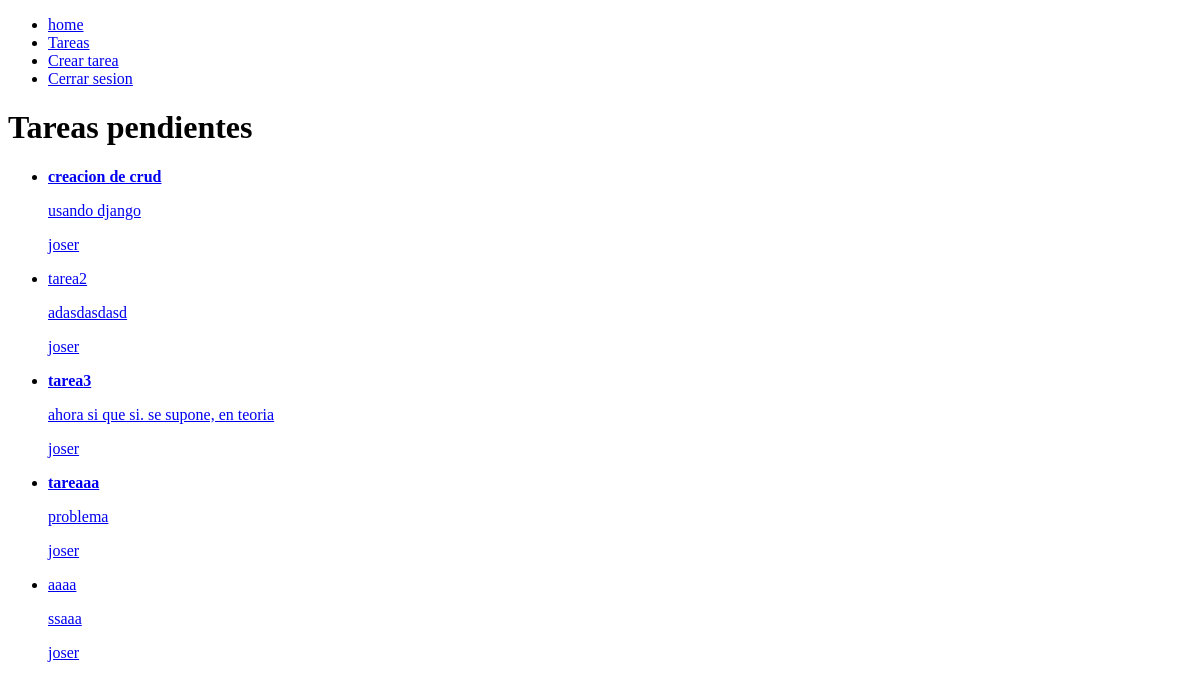
Before: /task/ (signed in) with the older database file.
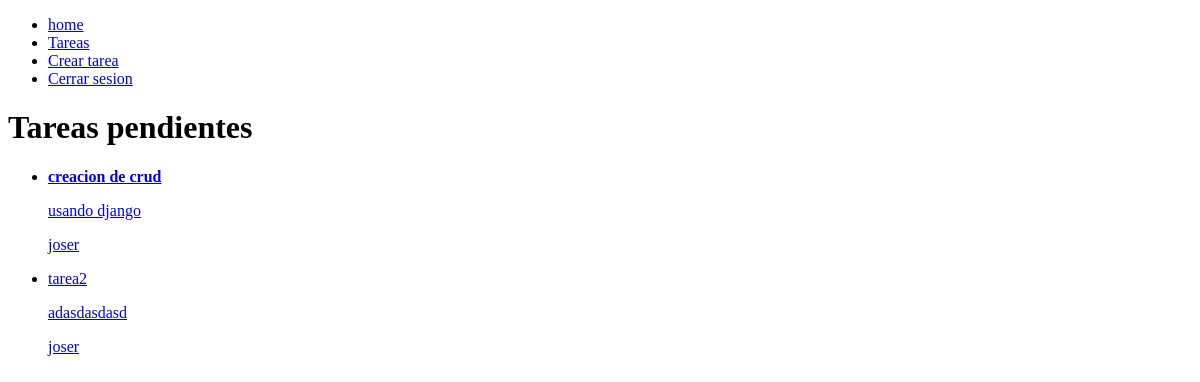
After: the same page with the newer database file.
### tasks/models.py (models this page shows, shortened)
class Task(models.Model):
    title = models.CharField(max_length=100)
    description = models.TextField(blank=True)
    created = models.DateTimeField(auto_now_add=timezone.now)
    datecompleted = models.DateTimeField(null=True,blank=True) #condicional solo para el admin
    important = models.BooleanField(default=False)
    user = models.ForeignKey(User, on_delete=models.CASCADE)

### tasks/views.py (the view)
# urls.py: path('task/', views.task_view,name='task.url'),    #nombre de rutas
def task_view(request):
    try:
        tasks= Task.objects.filter(user=request.user, datecompleted__isnull= True)
        return render(request,'task.html', {'tasks': tasks})
    except:
        return render(request, 'home.html',{
           'error': 'Por favor ingrese a su usuario o cree uno'})

### tasks/templates/task.html
{% extends 'base.html' %}
{% block content %}
<h1> Tareas pendientes </h1>
<ul>
    {% for task in tasks %}
    <li>
        <a href="{% url 'task_detail' task.id %}">
            {% if task.important %}
            <strong>{{task.title}}</strong>
            {% else %}
            {{task.title}}
            {% endif %}
            <p>{{task.description}}</p>
            <p>{{task.user.username}}</p>
            </a>
    </li>
    {% endfor %}
</ul>
{% endblock %}

Changed rows visible on the page:
no longer on this page (row edited): Task: title "tarea3", description "ahora si que si. se supone, en teoria", user.username "joser"
no longer on this page (row edited): Task: title "tareaaa", description "problema", user.username "joser"
no longer on this page (row edited): Task: title "aaaa", description "ssaaa", user.username "joser"
